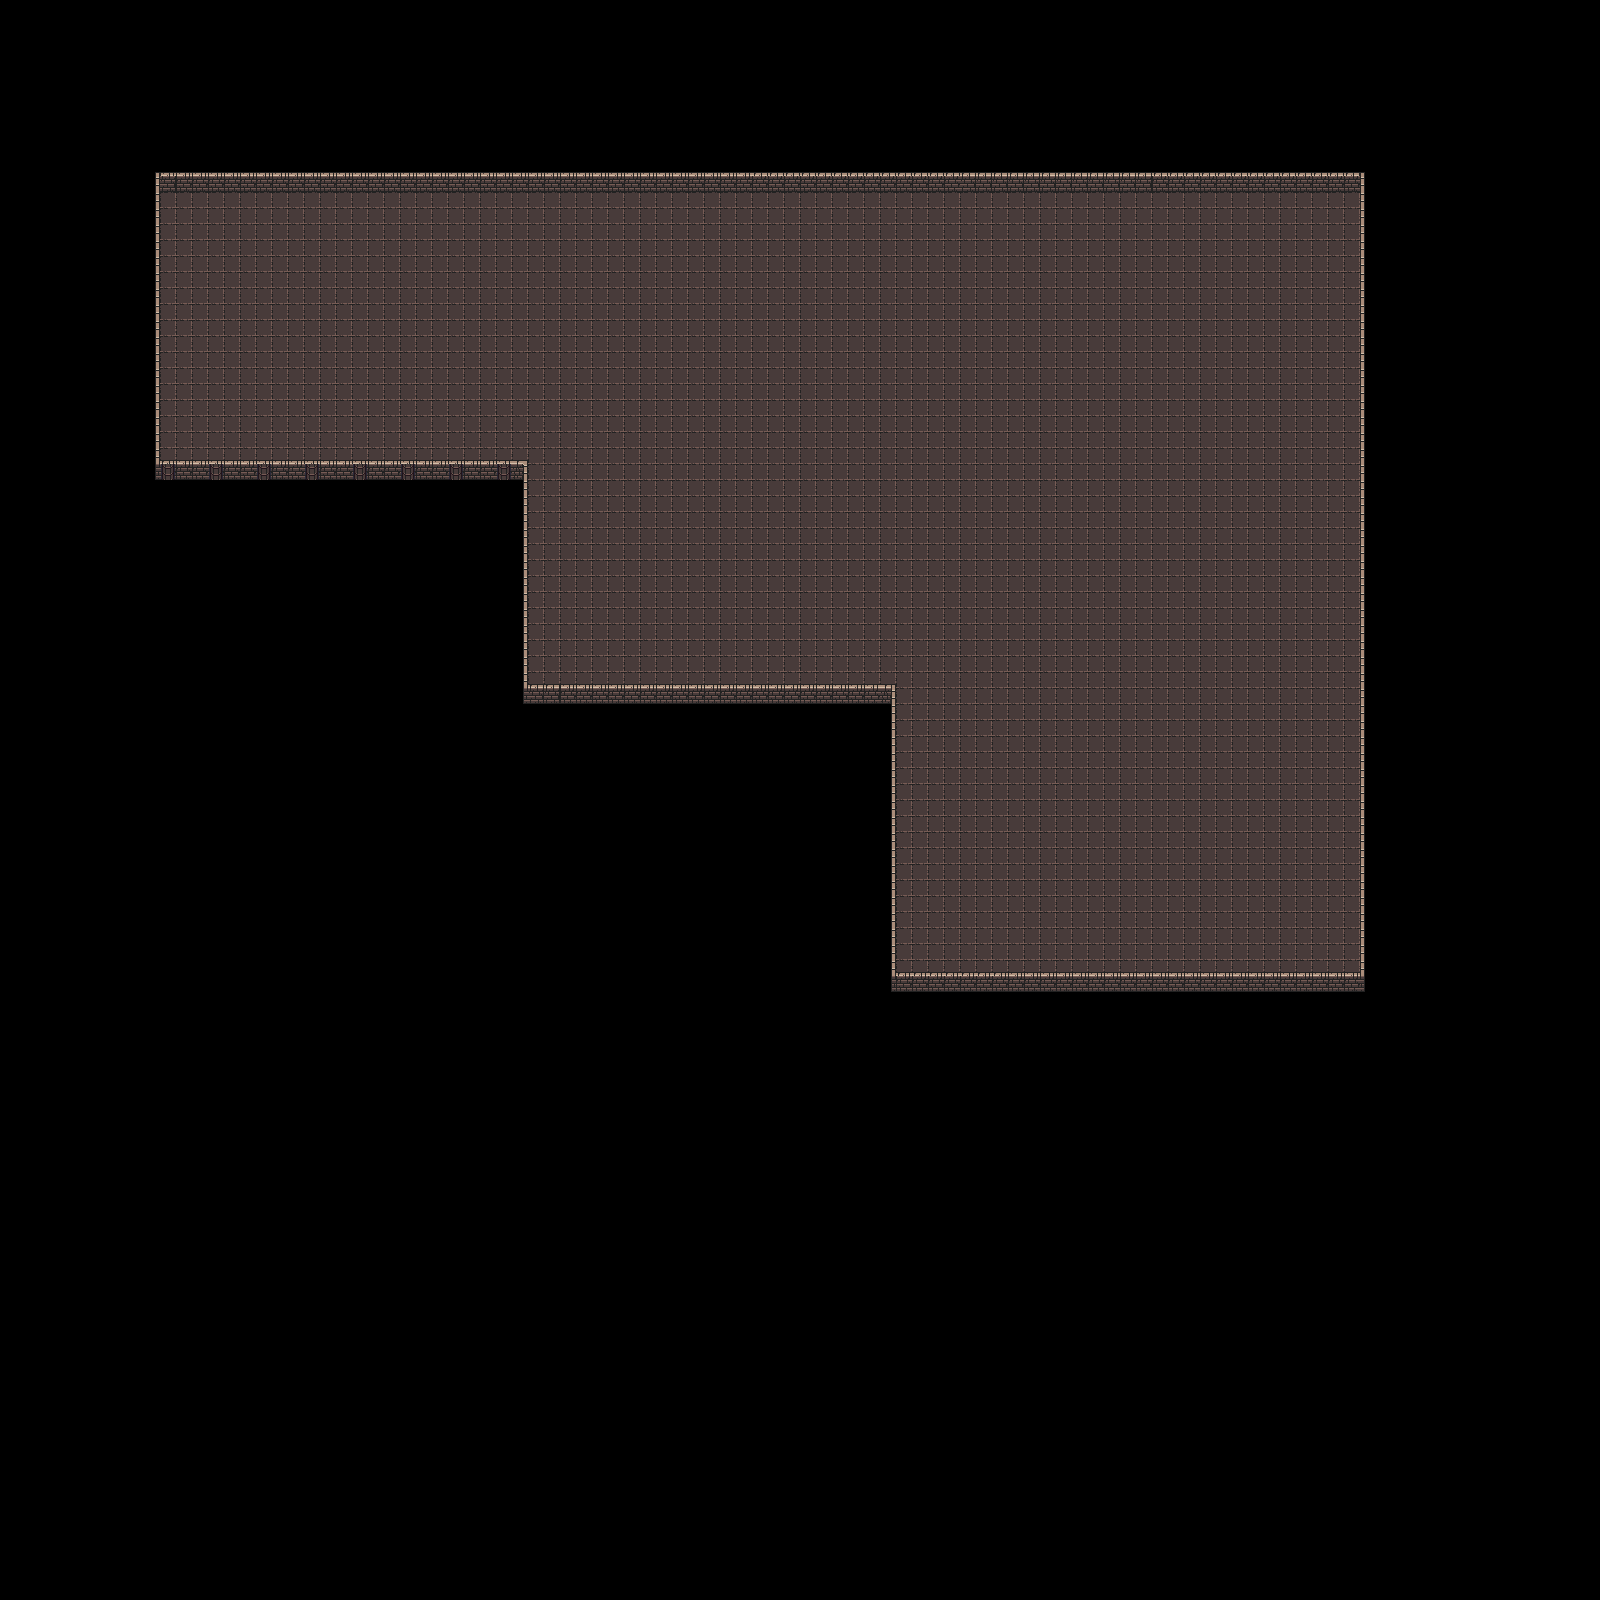

This game map was drawn from its Tiled (.tmx) file and the tilesets committed beside it. A one-line description and the trimmed map source follow:
An orthogonal 100x100 tile map with 16x16 px tiles, 2 tile layers (Ground, Walls) and 15 objects (8x Enemies, 6x chest, actor).

<map version="1.5" tiledversion="1.7.2" orientation="orthogonal" renderorder="right-down" width="100" height="100" tilewidth="16" tileheight="16" infinite="0" nextlayerid="6" nextobjectid="17">
 <editorsettings>
  <export target="../json/dungeon.json" format="json" />
 </editorsettings>
 <tileset firstgid="1" name="dungeon-16-16" tilewidth="16" tileheight="16" tilecount="1024" columns="32">
  <image source="dungeon-16-16.png" width="512" height="512" />
  <tile id="0">
   <properties>
    <property name="collides" type="bool" value="false" />
   </properties>
  </tile>
  <tile id="1">
   <properties>
    <property name="collides" type="bool" value="true" />
   </properties>
  </tile>
  <tile id="2">
   <properties>
    <property name="collides" type="bool" value="true" />
   </properties>
  </tile>
  <tile id="3">
   <properties>
    <property name="collides" type="bool" value="true" />
   </properties>
  </tile>
  <tile id="33">
   <properties>
    <property name="collides" type="bool" value="true" />
   </properties>
  </tile>
  <tile id="34">
   <properties>
    <property name="collides" type="bool" value="true" />
   </properties>
  </tile>
  <tile id="35">
   <properties>
    <property name="collides" type="bool" value="true" />
   </properties>
  </tile>
  <tile id="67">
   <properties>
    <property name="collides" type="bool" value="true" />
   </properties>
  </tile>
  <tile id="99">
   <properties>
    <property name="collides" type="bool" value="true" />
   </properties>
  </tile>
  <tile id="224">
   <properties>
    <property name="collides" type="bool" value="true" />
   </properties>
  </tile>
  <tile id="225">
   <properties>
    <property name="collides" type="bool" value="true" />
   </properties>
  </tile>
  <tile id="226">
   <properties>
    <property name="collides" type="bool" value="true" />
   </properties>
  </tile>
  <tile id="227">
   <properties>
    <property name="collides" type="bool" value="true" />
   </properties>
  </tile>
  <tile id="256">
   <properties>
    <property name="collides" type="bool" value="true" />
   </properties>
  </tile>
  <tile id="257">
   <properties>
    <property name="collides" type="bool" value="true" />
   </properties>
  </tile>
  <tile id="258">
   <properties>
    <property name="collides" type="bool" value="true" />
   </properties>
  </tile>
  <tile id="259">
   <properties>
    <property name="collides" type="bool" value="true" />
   </properties>
  </tile>
  <tile id="260">
   <properties>
    <property name="collides" type="bool" value="true" />
   </properties>
  </tile>
  <tile id="261">
   <properties>
    <property name="collides" type="bool" value="true" />
   </properties>
  </tile>
  <tile id="288">
   <properties>
    <property name="collides" type="bool" value="true" />
   </properties>
  </tile>
  <tile id="289">
   <properties>
    <property name="collides" type="bool" value="true" />
   </properties>
  </tile>
  <tile id="290">
   <properties>
    <property name="collides" type="bool" value="true" />
   </properties>
  </tile>
  <tile id="291">
   <properties>
    <property name="collides" type="bool" value="true" />
   </properties>
  </tile>
  <tile id="292">
   <properties>
    <property name="collides" type="bool" value="true" />
   </properties>
  </tile>
  <tile id="293">
   <properties>
    <property name="collides" type="bool" value="true" />
   </properties>
  </tile>
  <tile id="320">
   <properties>
    <property name="collides" type="bool" value="true" />
   </properties>
  </tile>
  <tile id="321">
   <properties>
    <property name="collides" type="bool" value="true" />
   </properties>
  </tile>
  <tile id="322">
   <properties>
    <property name="collides" type="bool" value="true" />
   </properties>
  </tile>
  <tile id="323">
   <properties>
    <property name="collides" type="bool" value="true" />
   </properties>
  </tile>
  <tile id="324">
   <properties>
    <property name="collides" type="bool" value="true" />
   </properties>
  </tile>
  <tile id="325">
   <properties>
    <property name="collides" type="bool" value="true" />
   </properties>
  </tile>
 </tileset>
 <layer id="1" name="Ground" width="100" height="100">
  <data>[10000 cells, 2675 non-empty, 1 distinct tile ids]</data>
 </layer>
 <layer id="2" name="Walls" width="100" height="100">
  <data>[10000 cells, 404 non-empty, 16 distinct tile ids]</data>
 </layer>
 <objectgroup id="3" name="player">
  <object id="1" name="player" type="actor" x="208.357" y="235.534">
   <point />
  </object>
 </objectgroup>
 <objectgroup id="4" name="Chests">
  <object id="3" name="ChestPoint" type="chest" x="433.699" y="420.111">
   <point />
  </object>
  <object id="4" name="ChestPoint" type="chest" x="823.236" y="251.387">
   <point />
  </object>
  <object id="5" name="ChestPoint" type="chest" x="806.251" y="588.835">
   <point />
  </object>
  <object id="6" name="ChestPoint" type="chest" x="978.372" y="893.444">
   <point />
  </object>
  <object id="7" name="ChestPoint" type="chest" x="1232.02" y="295.55">
   <point />
  </object>
  <object id="8" name="ChestPoint" type="chest" x="1173.14" y="611.482">
   <point />
  </object>
 </objectgroup>
 <objectgroup id="5" name="Enemies">
  <object id="9" name="EnemyPoint" type="Enemies" x="767.75" y="308.006">
   <point />
  </object>
  <object id="10" name="EnemyPoint" type="Enemies" x="491.451" y="442.758">
   <point />
  </object>
  <object id="11" name="EnemyPoint" type="Enemies" x="600.159" y="640.924">
   <point />
  </object>
  <object id="12" name="EnemyPoint" type="Enemies" x="1227.49" y="952.327">
   <point />
  </object>
  <object id="13" name="EnemyPoint" type="Enemies" x="1029.33" y="644.321">
   <point />
  </object>
  <object id="14" name="EnemyPoint" type="Enemies" x="1303.36" y="420.111">
   <point />
  </object>
  <object id="15" name="EnemyPoint" type="Enemies" x="1177.67" y="385.007">
   <point />
  </object>
  <object id="16" name="EnemyPoint" type="Enemies" x="1090.48" y="278.564">
   <point />
  </object>
 </objectgroup>
</map>
